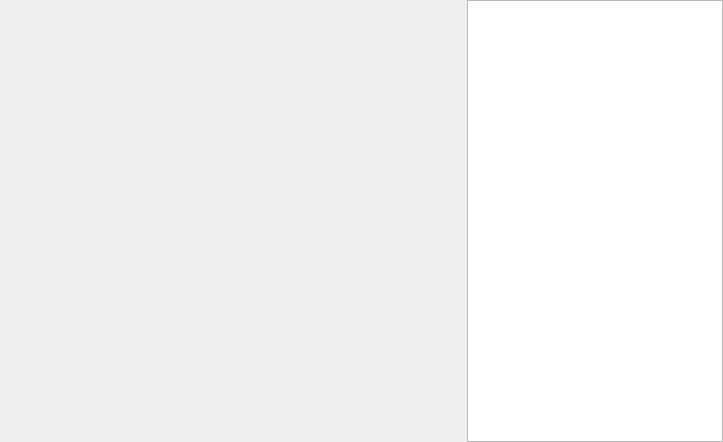
<?xml version="1.0" encoding="UTF-8"?>
<ui version="4.0">
 <class>MainTabPageDicom</class>
 <widget class="QWidget" name="MainTabPageDicom">
  <property name="windowModality">
   <enum>Qt::NonModal</enum>
  </property>
  <property name="geometry">
   <rect>
    <x>0</x>
    <y>0</y>
    <width>723</width>
    <height>442</height>
   </rect>
  </property>
  <property name="sizePolicy">
   <sizepolicy hsizetype="Expanding" vsizetype="Expanding">
    <horstretch>0</horstretch>
    <verstretch>0</verstretch>
   </sizepolicy>
  </property>
  <property name="windowTitle">
   <string>DicomTool</string>
  </property>
  <layout class="QHBoxLayout" name="horizontalLayout_2">
   <property name="spacing">
    <number>0</number>
   </property>
   <property name="leftMargin">
    <number>0</number>
   </property>
   <property name="topMargin">
    <number>0</number>
   </property>
   <property name="rightMargin">
    <number>0</number>
   </property>
   <property name="bottomMargin">
    <number>0</number>
   </property>
   <item>
    <widget class="QWidget" name="leftWidget" native="true">
     <property name="sizePolicy">
      <sizepolicy hsizetype="Expanding" vsizetype="Expanding">
       <horstretch>0</horstretch>
       <verstretch>0</verstretch>
      </sizepolicy>
     </property>
     <property name="minimumSize">
      <size>
       <width>100</width>
       <height>100</height>
      </size>
     </property>
     <layout class="QGridLayout" name="gridLayout">
      <property name="leftMargin">
       <number>0</number>
      </property>
      <property name="topMargin">
       <number>0</number>
      </property>
      <property name="rightMargin">
       <number>0</number>
      </property>
      <property name="bottomMargin">
       <number>0</number>
      </property>
      <property name="spacing">
       <number>0</number>
      </property>
      <item row="0" column="0">
       <layout class="QVBoxLayout" name="verticalLayout">
        <property name="spacing">
         <number>0</number>
        </property>
        <item>
         <layout class="QHBoxLayout" name="toolbarHLayout">
          <property name="spacing">
           <number>0</number>
          </property>
          <property name="sizeConstraint">
           <enum>QLayout::SetMinimumSize</enum>
          </property>
         </layout>
        </item>
        <item>
         <widget class="QWidget" name="showImgWidget" native="true">
          <property name="sizePolicy">
           <sizepolicy hsizetype="Expanding" vsizetype="Expanding">
            <horstretch>0</horstretch>
            <verstretch>0</verstretch>
           </sizepolicy>
          </property>
          <property name="styleSheet">
           <string notr="true"/>
          </property>
          <widget class="QLabel" name="labelImage">
           <property name="geometry">
            <rect>
             <x>0</x>
             <y>0</y>
             <width>200</width>
             <height>200</height>
            </rect>
           </property>
           <property name="sizePolicy">
            <sizepolicy hsizetype="Preferred" vsizetype="Preferred">
             <horstretch>0</horstretch>
             <verstretch>0</verstretch>
            </sizepolicy>
           </property>
           <property name="minimumSize">
            <size>
             <width>0</width>
             <height>0</height>
            </size>
           </property>
           <property name="styleSheet">
            <string notr="true"/>
           </property>
           <property name="text">
            <string/>
           </property>
          </widget>
         </widget>
        </item>
       </layout>
      </item>
     </layout>
    </widget>
   </item>
   <item>
    <widget class="QTableWidget" name="tableDcmTag">
     <property name="enabled">
      <bool>true</bool>
     </property>
     <property name="sizePolicy">
      <sizepolicy hsizetype="Preferred" vsizetype="Expanding">
       <horstretch>0</horstretch>
       <verstretch>0</verstretch>
      </sizepolicy>
     </property>
     <property name="selectionBehavior">
      <enum>QAbstractItemView::SelectRows</enum>
     </property>
     <attribute name="verticalHeaderVisible">
      <bool>false</bool>
     </attribute>
    </widget>
   </item>
  </layout>
  <action name="actionSave">
   <property name="text">
    <string>保存</string>
   </property>
   <property name="toolTip">
    <string>保存</string>
   </property>
  </action>
  <action name="actionOpen">
   <property name="text">
    <string>Open</string>
   </property>
   <property name="toolTip">
    <string>Open File</string>
   </property>
  </action>
 </widget>
 <resources/>
 <connections/>
</ui>
